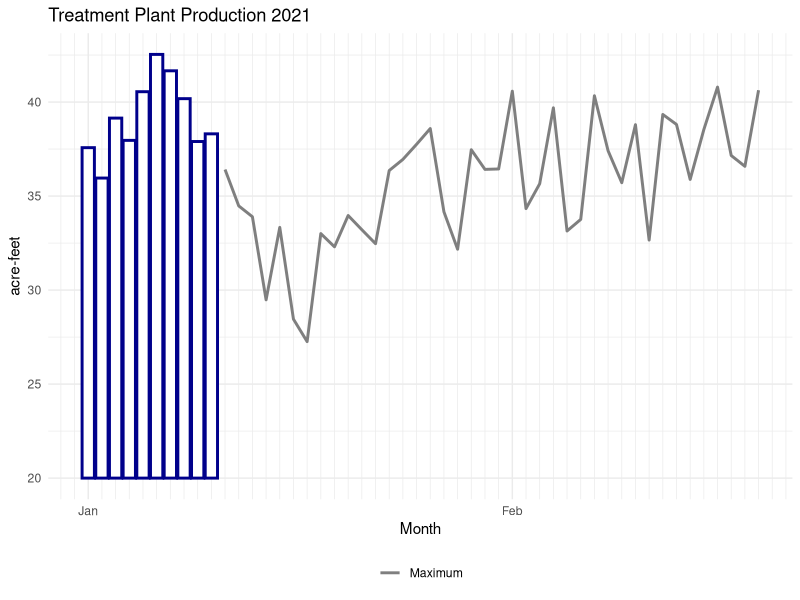

The R source for this figure:
library(tidyverse)
library(scales)

# Open dfinal21.csv
#
dfinal21 <- read.csv("dfinal21.csv", header = TRUE, sep = ",", 
                     stringsAsFactors = FALSE, check.names = FALSE)
#
# Transform the Month_Day column so that ggplot can treat it as a date
# sequence for plotting
#
dfinal21$Month_Day <- as.Date(paste("2021-", dfinal21$Month_Day, sep = ""))
#
# data manipulation
dfinal21_long <- dfinal21 %>% 
  pivot_longer(
    cols = c(`2021`, Mean, Median, Maximum, Minimum),
    names_to = "names", 
    values_to = "values"
  ) %>% 
  mutate(color = case_when(names=="Mean" ~ "red",
                           names=="Median" ~ "yellow",
                           names=="Maximum" ~ "darkgreen",
                           names=="Minimum" ~ "darkviolet")) %>% 
  arrange(names)

# function for custom transformation of y axis
shift_trans = function(d = 0) {
  scales::trans_new("shift", transform = function(x) x - d, inverse = function(x) x + d)
}

# plot

p_21 <- ggplot()  + 
  geom_col(data= dfinal21_long[1:10,],mapping = aes(x=Month_Day,y=values), size = 1, color = "darkblue", fill = "white" ) +
  geom_line(data= dfinal21_long[11:50,],mapping=aes(x=Month_Day,y=values, color=color), size = 1.0) +
  scale_x_date(breaks = "1 month", minor_breaks = "1 day", labels=date_format("%b")) +
  labs(x = "Month", y = "acre-feet", title = "Treatment Plant Production 2021") + 
  scale_y_continuous(trans = shift_trans(20))+
  scale_color_manual(labels = c("Maximum","Mean","Median","Minimum"), values = c("red","yellow","darkgreen","darkviolet")) +
  theme_minimal() +
  theme(legend.position="bottom") +
  theme(legend.title=element_blank())

print(p_21)